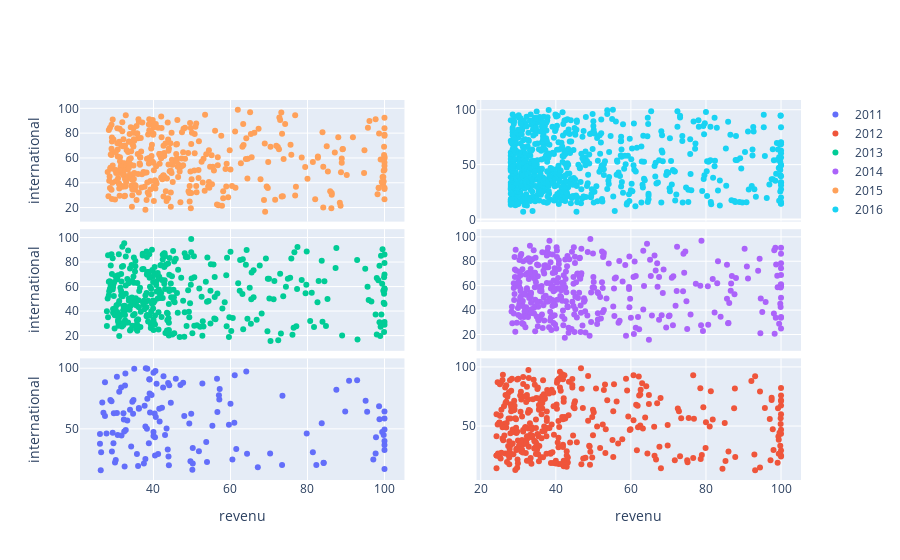

The notebook cell saved with this chart:
### Markdown cell above
##### Subplots of the scatter plot for to each year

### Code cell
from plotly.subplots import make_subplots

years = timesData.year.unique()
fig = make_subplots(rows=3, cols=2, start_cell="bottom-left",shared_xaxes=True, 
                    vertical_spacing=0.02)
row_col = [(1,1), (1,2), (2,1), (2,2), (3,1), (3,2) ]
for i in range(len(years)):
    data_frame=timesData.loc[timesData.year == years[i]]
    fig.add_trace(go.Scatter(x=data_frame.income, y=data_frame.international, mode='markers', name=str(years[i]))
              ,row=row_col[i][0], col=row_col[i][1])
          
fig.update_xaxes(title_text="revenu", row=1,col=2)   
fig.update_xaxes(title_text="revenu", row=1,col=1) 
fig.update_yaxes(title_text="international", row=1, col=1)
fig.update_yaxes(title_text="international", row=2, col=1)
fig.update_yaxes(title_text="international", row=3, col=1)
fig.show()

print("Obviously, there is no correlation between the income and international score for neither year.")
print("One can prove this result by mathematically computing the correlation matrix between the two variables.")

### Figure 1 — Plotly figure (JSON) as saved in the notebook; plotly's stock layout.template omitted (floating-point values rounded to 4 significant figures; data arrays with more than 128 entries replaced by an {"elided": "..."} marker saying what was removed)
{"data": [{"mode": "markers", "name": "2011", "type": "scatter", "x": {"elided": "200 str values"}, "xaxis": "x", "y": {"elided": "200 str values"}, "yaxis": "y"}, {"mode": "markers", "name": "2012", "type": "scatter", "x": {"elided": "402 str values"}, "xaxis": "x2", "y": {"elided": "402 str values"}, "yaxis": "y2"}, {"mode": "markers", "name": "2013", "type": "scatter", "x": {"elided": "400 str values"}, "xaxis": "x3", "y": {"elided": "400 str values"}, "yaxis": "y3"}, {"mode": "markers", "name": "2014", "type": "scatter", "x": {"elided": "400 str values"}, "xaxis": "x4", "y": {"elided": "400 str values"}, "yaxis": "y4"}, {"mode": "markers", "name": "2015", "type": "scatter", "x": {"elided": "401 str values"}, "xaxis": "x5", "y": {"elided": "401 str values"}, "yaxis": "y5"}, {"mode": "markers", "name": "2016", "type": "scatter", "x": {"elided": "800 str values"}, "xaxis": "x6", "y": {"elided": "800 str values"}, "yaxis": "y6"}], "layout": {"xaxis": {"anchor": "y", "domain": [0, 0.45], "title": {"text": "revenu"}}, "xaxis2": {"anchor": "y2", "domain": [0.55, 1], "title": {"text": "revenu"}}, "xaxis3": {"anchor": "y3", "domain": [0, 0.45], "matches": "x", "showticklabels": false}, "xaxis4": {"anchor": "y4", "domain": [0.55, 1], "matches": "x2", "showticklabels": false}, "xaxis5": {"anchor": "y5", "domain": [0, 0.45], "matches": "x", "showticklabels": false}, "xaxis6": {"anchor": "y6", "domain": [0.55, 1], "matches": "x2", "showticklabels": false}, "yaxis": {"anchor": "x", "domain": [0, 0.32], "title": {"text": "international"}}, "yaxis2": {"anchor": "x2", "domain": [0, 0.32]}, "yaxis3": {"anchor": "x3", "domain": [0.34, 0.66], "title": {"text": "international"}}, "yaxis4": {"anchor": "x4", "domain": [0.34, 0.66]}, "yaxis5": {"anchor": "x5", "domain": [0.68, 1], "title": {"text": "international"}}, "yaxis6": {"anchor": "x6", "domain": [0.68, 1]}}}
